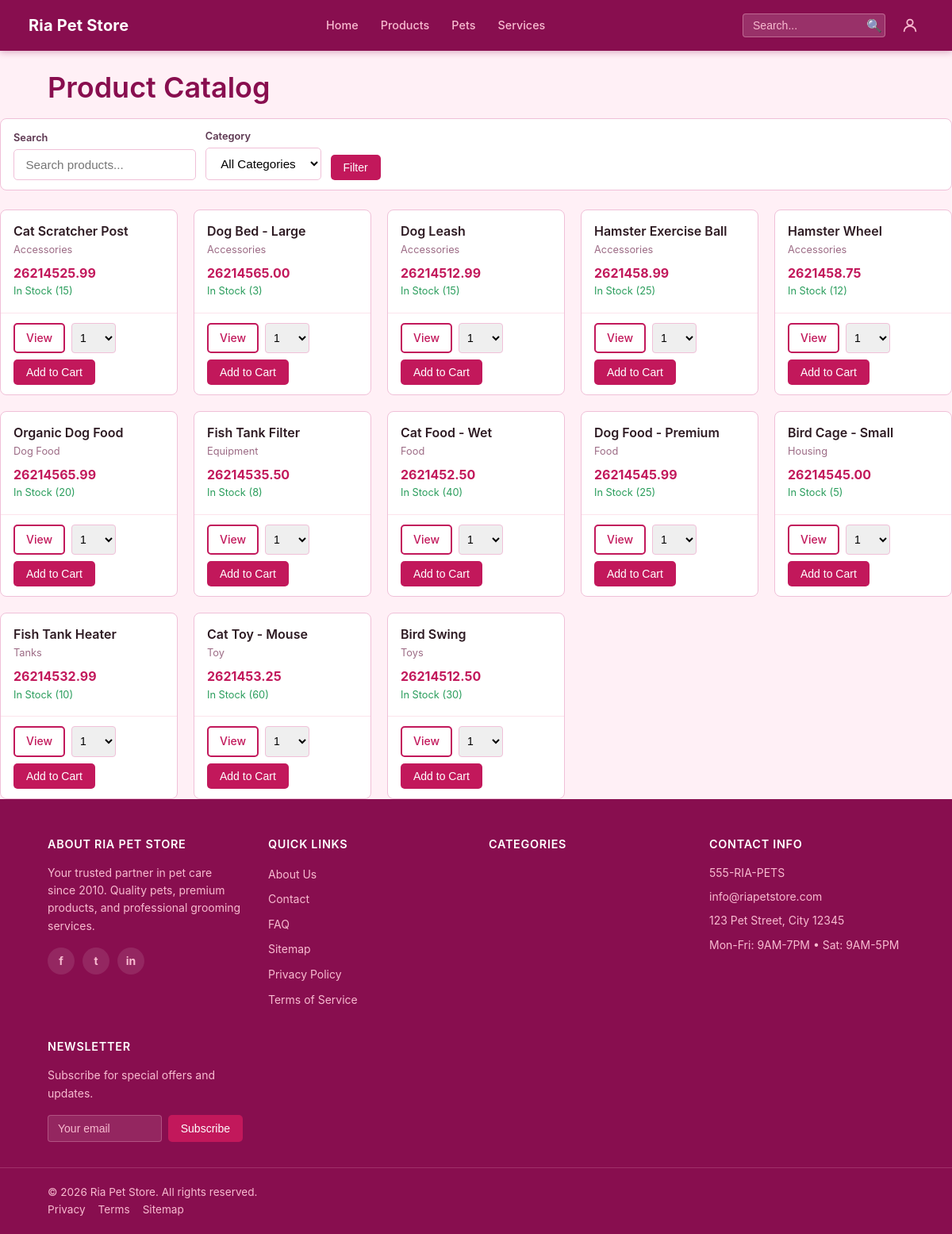
Page /public/shop/products.php on the committed database.
### tables this page shows
CREATE TABLE `products` (
  `id` int(11) NOT NULL,
  `product_name` varchar(100) NOT NULL,
  `category` varchar(50) DEFAULT NULL,
  `brand` varchar(100) DEFAULT NULL,
  `description` text DEFAULT NULL,
  `quantity_in_stock` int(11) DEFAULT NULL,
  `price` decimal(10,2) DEFAULT NULL,
  `sale_price` decimal(10,2) DEFAULT NULL,
  `weight` decimal(10,2) DEFAULT NULL,
  `weight_unit` varchar(10) DEFAULT NULL,
  `supplier` int(11) DEFAULT NULL,
  `featured` tinyint(1) DEFAULT 0,
  `rating` decimal(2,1) DEFAULT 0.0,
  `review_count` int(11) DEFAULT 0,
  `created_at` timestamp NOT NULL DEFAULT current_timestamp(),
  `on_sale` tinyint(1) DEFAULT 0
);

### backend/functions/helpers.php (called while the page is built, shortened)
<?php
function e($string)
{
    return htmlspecialchars($string, ENT_QUOTES, 'UTF-8');
}

### public/shop/products.php (the view, shortened to what this page needs)
<?php
require_once __DIR__ . '/../../backend/includes/header.php';
$searchTerm     = trim($_GET['search']   ?? '');
$where  = [];
$sql = "SELECT id, product_name, category, price, quantity_in_stock, on_sale, sale_price
        FROM products"
     . (!empty($where) ? ' WHERE ' . implode(' AND ', $where) : '')
     . " ORDER BY category, product_name";
$stmt = $conn->prepare($sql);
$stmt->execute();
$products = $stmt->get_result();
?>
<div class="page-header">
    <h1>Product Catalog</h1>
</div>
<form id="productFilterForm" class="filter-bar" method="get">
    <div class="filter-group">
        <label for="search">Search</label>
        <input id="search" name="search" type="text" class="form-control"
               placeholder="Search products..."
               value="<?php echo e($searchTerm); ?>">
    </div>
    <div class="filter-group">
        <label for="category">Category</label>
        <select name="category" id="category" class="form-control">
            <option value="all">All Categories</option>
        </select>
    </div>
    <div class="filter-actions">
        <button type="submit" class="btn btn-primary btn-small">Filter</button>
    </div>
</form>
<div id="productGrid" class="products-grid">
    <?php if ($products->num_rows === 0): ?>
        <p class="no-results">No products found.</p>
    <?php else: ?>
        <?php while ($product = $products->fetch_assoc()):
            $inStock = (int)$product['quantity_in_stock'] > 0;
        ?>
            <div class="product-card">
                <div class="product-info">
                    <h3>
                        <a href="/petstore/product_details?id=<?php echo (int)$product['id']; ?>">
                            <?php echo e($product['product_name']); ?>
                        </a>
                    </h3>
                    <p class="product-category"><?php echo ucfirst(e($product['category'])); ?></p>
                    <div class="product-price">
                        <?php if ($product['on_sale'] && $product['sale_price']): ?>
                            <span class="original-price"><?php echo CURRENCY_SYMBOL . number_format($product['price'], 2); ?></span>
                            <span class="sale-price"><?php echo CURRENCY_SYMBOL . number_format($product['sale_price'], 2); ?></span>
                        <?php else: ?>
                            <span class="regular-price"><?php echo CURRENCY_SYMBOL . number_format($product['price'], 2); ?></span>
                        <?php endif; ?>
                    </div>
                    <p class="<?php echo $inStock ? 'in-stock' : 'out-of-stock'; ?>">
                        <?php echo $inStock
                            ? 'In Stock (' . (int)$product['quantity_in_stock'] . ')'
                            : 'Out of Stock'; ?>
                    </p>
                </div>
                <div class="product-actions">
                    <a href="/petstore/product_details?id=<?php echo (int)$product['id']; ?>"
                       class="btn btn-outline btn-small">View</a>
                    <?php if ($inStock): ?>
                        <select id="qty_<?php echo $product['id']; ?>" class="qty-select" aria-label="Quantity">
                            <?php for ($i = 1; $i <= min(10, (int)$product['quantity_in_stock']); $i++): ?>
                                <option value="<?php echo $i; ?>"><?php echo $i; ?></option>
                            <?php endfor; ?>
                        </select>
                        <button data-add-to-cart="<?php echo (int)$product['id']; ?>"
                                class="btn btn-primary btn-small">Add to Cart</button>
                    <?php endif; ?>
                </div>
            </div>
        <?php endwhile; ?>
    <?php endif; ?>
</div>
<?php
require_once __DIR__ . '/../../backend/includes/footer.php';
?>

### assets/css/base.css (style rules this page uses)
:root { --pink-dark: #880e4f; --pink-primary: #c2185b; --pink-mid: #e91e8c; --pink-accent: #f06292; --pink-light: #f8bbd0; --pink-pale: #fce4ec; --pink-bg: #fff0f6; --text-dark: #2d1a22; --text-mid: #5c3650; --text-light: #9c6b85; --white: #ffffff; --border: #f0c0d8; }
*, *::before, *::after { box-sizing: border-box; }
html { overflow-x: hidden; width: 100%; }
body { font-family: -apple-system, BlinkMacSystemFont, "Segoe UI", Roboto, sans-serif; margin: 0; padding: 0; background: var(--pink-bg); color: var(--text-dark); line-height: 1.6; overflow-x: hidden; width: 100%; }
h1, h2, h3, h4, h5, h6 { margin: 0 0 1rem 0; font-weight: 600; line-height: 1.25; color: var(--text-dark); }
h1 { font-size: 2.25rem; }
h3 { font-size: 1.375rem; }
p { margin: 0 0 1rem 0; }
a { color: var(--pink-primary); text-decoration: none; }

### assets/css/layout.css (style rules this page uses)
.products-grid { display: grid; grid-template-columns: repeat(auto-fill, minmax(220px, 1fr)); gap: 1.25rem; }
.product-card { background: var(--white); border: 1px solid var(--border); border-radius: 8px; overflow: hidden; display: flex; flex-direction: column; }
.product-info { padding: 1rem; flex: 1; }
.product-info h3 { font-size: 1rem; margin-bottom: 0.25rem; }
.product-info h3 a { color: var(--text-dark); }
.product-category { color: var(--text-light); font-size: 0.8rem; margin-bottom: 0.4rem; }
.sale-price, .regular-price { color: var(--pink-primary); font-weight: 700; }
.product-actions { display: flex; gap: 0.5rem; padding: 0.75rem 1rem; flex-wrap: wrap; border-top: 1px solid var(--pink-pale); }
.in-stock { color: #2a9d5c; font-size: 0.8rem; margin: 0; }
.filter-bar { display: flex; flex-wrap: wrap; gap: 12px; align-items: flex-end; margin-bottom: 1.5rem; padding: 12px 16px; background: var(--white); border: 1px solid var(--border); border-radius: 8px; }
.filter-group { display: flex; flex-direction: column; gap: 4px; }
.filter-group label { font-size: 0.8rem; font-weight: 600; color: var(--text-mid); }
.filter-actions { display: flex; gap: 6px; align-items: flex-end; }
.page-header { padding: 1.5rem 5% 0; }
.page-header h1 { color: var(--pink-dark); }
.qty-select { width: 56px; padding: 4px 6px; border: 1px solid var(--border); border-radius: 4px; font-size: 0.875rem; }

### assets/css/components.css (style rules this page uses)
.btn { display: inline-block; padding: 10px 22px; background: var(--pink-primary); color: var(--white); border: 2px solid transparent; border-radius: 5px; cursor: pointer; font-size: 0.95rem; font-weight: 500; text-align: center; transition: background 0.2s, border-color 0.2s, color 0.2s; }
.btn-primary { background: var(--pink-primary); }
.btn-outline { background: transparent; border-color: var(--pink-primary); color: var(--pink-primary); }
.btn-small { padding: 6px 14px; font-size: 0.875rem; }
.form-control { width: 100%; padding: 0.6rem 0.9rem; border: 1px solid var(--border); border-radius: 5px; font-size: 0.95rem; background: var(--white); transition: border-color 0.15s; }

### rows in the picture
products: product_name "Cat Scratcher Post", category "Accessories", price "25.99", quantity_in_stock "15", id "1"
products: product_name "Dog Bed - Large", category "Accessories", price "65.00", quantity_in_stock "3", id "1"
products: product_name "Dog Leash", category "Accessories", price "12.99", quantity_in_stock "15", id "1"
products: product_name "Hamster Exercise Ball", category "Accessories", price "8.99", quantity_in_stock "25", id "1"
products: product_name "Hamster Wheel", category "Accessories", price "8.75", quantity_in_stock "12", id "1"
products: product_name "Organic Dog Food", category "Dog Food", price "65.99", quantity_in_stock "20", id "1"
products: product_name "Fish Tank Filter", category "Equipment", price "35.50", quantity_in_stock "8", id "1"
products: product_name "Cat Food - Wet", category "Food", price "2.50", quantity_in_stock "40", id "1"
products: product_name "Dog Food - Premium", category "Food", price "45.99", quantity_in_stock "25", id "1"
products: product_name "Bird Cage - Small", category "Housing", price "45.00", quantity_in_stock "5", id "1"
products: product_name "Fish Tank Heater", category "Tanks", price "32.99", quantity_in_stock "10", id "1"
products: product_name "Cat Toy - Mouse", category "Toy", price "3.25", quantity_in_stock "60", id "1"
products: product_name "Bird Swing", category "Toys", price "12.50", quantity_in_stock "30", id "1"

### other values in the picture
APP_NAME "Ria Pet Store"
SITE_PHONE "555-RIA-PETS"
SITE_EMAIL "info@riapetstore.com"
